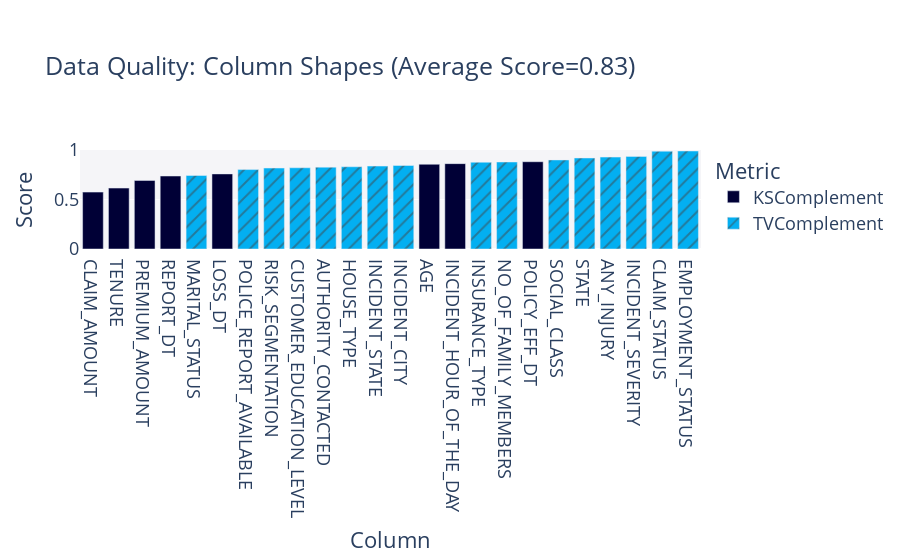

The notebook cell this image was saved under:
### Code cell
quality_report.get_visualization(property_name='Column Shapes')

### Figure 1 — Plotly figure (JSON) as saved in the notebook; plotly's stock layout.template omitted (floating-point values rounded to 4 significant figures)
{"data": [{"alignmentgroup": "True", "customdata": [["KSComplement"], ["KSComplement"], ["KSComplement"], ["KSComplement"], ["KSComplement"], ["KSComplement"], ["KSComplement"], ["KSComplement"]], "hovertemplate": "<b>%{hovertext}</b><br><br>Metric=%{customdata[0]}<br>Score=%{y}<extra></extra>", "hovertext": ["POLICY_EFF_DT", "LOSS_DT", "REPORT_DT", "PREMIUM_AMOUNT", "CLAIM_AMOUNT", "AGE", "TENURE", "INCIDENT_HOUR_OF_THE_DAY"], "legendgroup": "KSComplement", "marker": {"color": "#000036", "pattern": {"shape": ""}}, "name": "KSComplement", "offsetgroup": "KSComplement", "orientation": "v", "showlegend": true, "textposition": "auto", "type": "bar", "x": ["POLICY_EFF_DT", "LOSS_DT", "REPORT_DT", "PREMIUM_AMOUNT", "CLAIM_AMOUNT", "AGE", "TENURE", "INCIDENT_HOUR_OF_THE_DAY"], "xaxis": "x", "y": [0.8817, 0.7585, 0.7372, 0.6923, 0.5745, 0.8558, 0.6153, 0.8622], "yaxis": "y"}, {"alignmentgroup": "True", "customdata": [["TVComplement"], ["TVComplement"], ["TVComplement"], ["TVComplement"], ["TVComplement"], ["TVComplement"], ["TVComplement"], ["TVComplement"], ["TVComplement"], ["TVComplement"], ["TVComplement"], ["TVComplement"], ["TVComplement"], ["TVComplement"], ["TVComplement"], ["TVComplement"]], "hovertemplate": "<b>%{hovertext}</b><br><br>Metric=%{customdata[0]}<br>Score=%{y}<extra></extra>", "hovertext": ["INSURANCE_TYPE", "STATE", "MARITAL_STATUS", "EMPLOYMENT_STATUS", "NO_OF_FAMILY_MEMBERS", "RISK_SEGMENTATION", "HOUSE_TYPE", "SOCIAL_CLASS", "CUSTOMER_EDUCATION_LEVEL", "CLAIM_STATUS", "INCIDENT_SEVERITY", "AUTHORITY_CONTACTED", "ANY_INJURY", "POLICE_REPORT_AVAILABLE", "INCIDENT_STATE", "INCIDENT_CITY"], "legendgroup": "TVComplement", "marker": {"color": "#03AFF1", "pattern": {"shape": "/"}}, "name": "TVComplement", "offsetgroup": "TVComplement", "orientation": "v", "showlegend": true, "textposition": "auto", "type": "bar", "x": ["INSURANCE_TYPE", "STATE", "MARITAL_STATUS", "EMPLOYMENT_STATUS", "NO_OF_FAMILY_MEMBERS", "RISK_SEGMENTATION", "HOUSE_TYPE", "SOCIAL_CLASS", "CUSTOMER_EDUCATION_LEVEL", "CLAIM_STATUS", "INCIDENT_SEVERITY", "AUTHORITY_CONTACTED", "ANY_INJURY", "POLICE_REPORT_AVAILABLE", "INCIDENT_STATE", "INCIDENT_CITY"], "xaxis": "x", "y": [0.8765, 0.9194, 0.7423, 0.9899, 0.8787, 0.8176, 0.8306, 0.8995, 0.8204, 0.9881, 0.9353, 0.8265, 0.9283, 0.8023, 0.8375, 0.8434], "yaxis": "y"}], "layout": {"barmode": "relative", "font": {"size": 18}, "legend": {"title": {"text": "Metric"}, "tracegroupgap": 0}, "margin": {"t": 150}, "plot_bgcolor": "#F5F5F8", "title": {"text": "Data Quality: Column Shapes (Average Score=0.83)"}, "xaxis": {"anchor": "y", "categoryorder": "total ascending", "domain": [0, 1], "title": {"text": "Column"}}, "yaxis": {"anchor": "x", "domain": [0, 1], "range": [0, 1], "title": {"text": "Score"}}}}
